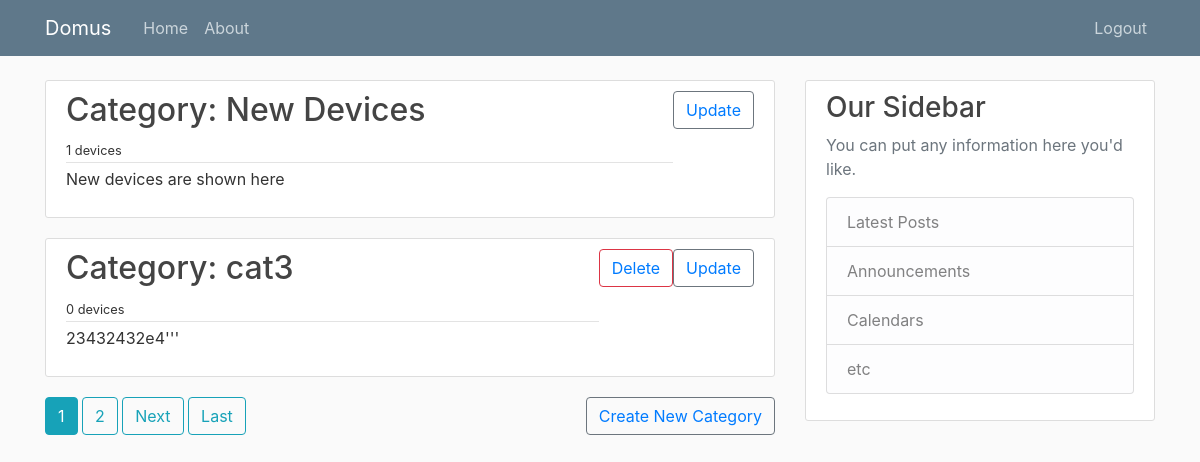
Screenshot of /userDevices/ (signed in) with the database file from the repository.
### devices/models.py (models this page shows, shortened)
class Category(models.Model):
    description = models.CharField(max_length=250)
    name = models.CharField(max_length=30)
    owner = models.ForeignKey(User,on_delete=models.CASCADE)
    devices = models.ManyToManyField(Device)

### devices/views.py (the view)
# urls.py: path('userDevices/', UserCategoriesView.as_view(), name="home"),
class UserCategoriesView(LoginRequiredMixin,ListView):
    model = Category
    template_name = 'devices/home.html'
    context_object_name = 'categories'
    paginate_by = 2
    def get_queryset(self):
       user = self.request.user
       return Category.objects.filter(owner=user).order_by('name')

### devices/templates/devices/home.html
{% extends "devices/paginable.html" %}
{% block content %}
    {% for cat in categories %}
        <article class="media content-section">
            <div class="media-body">
                <div class="article-metadata">
                <a href=" {% url 'category' cat.id %}"><h2>Category: {{ cat.name }}</h2></a>
                <small>{{ cat.devices.count }} devices</small>
                </div>
                <p class="article-content">{{ cat.description }}</p>
            </div>
            {% if cat.devices.count == 0 %}
            <div>
                <button class="btn btn-outline-danger"><a href="{% url 'deletecategory' cat.id %}">Delete</a></button>
            </div>
            {% endif %}
            <div>
                <button class="btn btn-outline-secondary" ><a href="{% url 'updatecategory' cat.id %}">Update</a></button>
            </div>
        </article>
    {% endfor %}
    <div class="float-md-right">
        <button class="btn btn-outline-secondary" ><a href="{% url 'newcategory' %}">Create New Category</a></button>
    </div>
{% endblock content %}

### devices/static/devices/main.css (style rules this page uses)
body { background: #fafafa; color: #333333; margin-top: 5rem; }
h1, h2, h3, h4, h5, h6 { color: #444444; }
.content-section { background: #ffffff; padding: 10px 20px; border: 1px solid #dddddd; border-radius: 3px; margin-bottom: 20px; }
.article-content { white-space: pre-line; }
.article-metadata { padding-bottom: 1px; margin-bottom: 4px; border-bottom: 1px solid #e3e3e3 }

### rows the page displays
Category: name "New Devices", devices.count "1", description "New devices are shown here"
Category: name "cat3", devices.count "0", description "23432432e4'''", shows "Delete"

### other values shown
{{ num }} "1"
{{ num }} "2"
